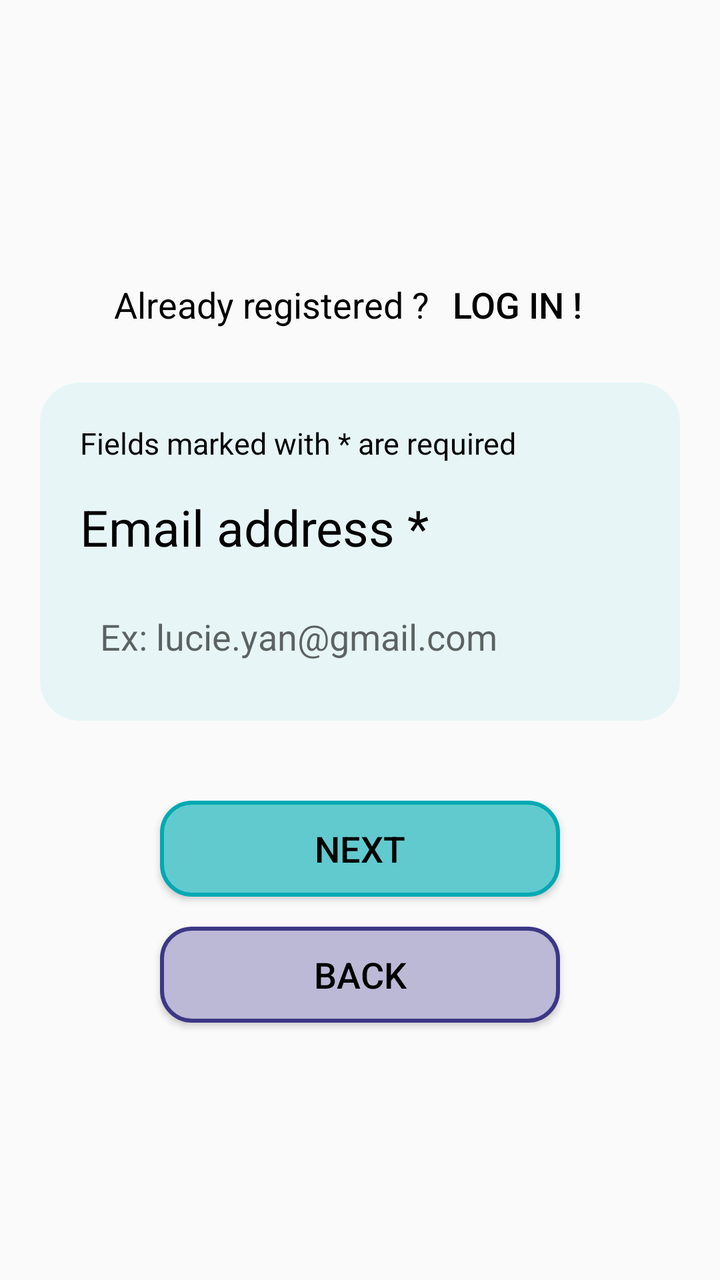
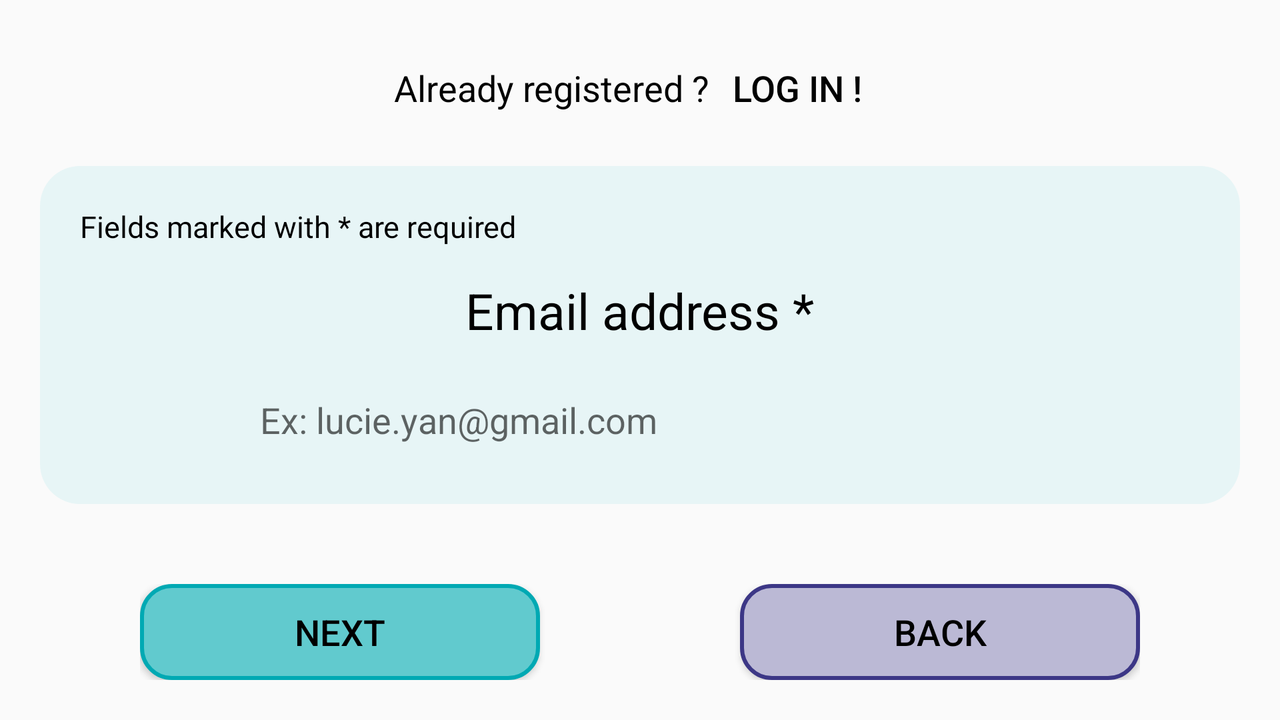

Two renders of one Android screen. The first uses the default layout on a phone; the second uses the alternative layout the repository ships for a different screen configuration, on a matching device. The two XML files are below.
<!-- AndroidManifest.xml: application theme Theme.AppFranceAssosSante -->
<!-- res/layout/fragment_inscription_adrmail.xml -->
<?xml version="1.0" encoding="utf-8"?>
<LinearLayout
    xmlns:android="http://schemas.android.com/apk/res/android"
    android:layout_width="match_parent"
    android:layout_height="match_parent"
    android:orientation="vertical"
    android:layout_margin="20dp"
    android:gravity="center">

    <LinearLayout
        android:layout_width="wrap_content"
        android:layout_height="wrap_content"
        android:orientation="horizontal"
        android:layout_marginBottom="15dp">

        <TextView
            android:layout_width="wrap_content"
            android:layout_height="wrap_content"
            android:text="@string/dejainscrit"/>

        <Button
            android:id="@+id/connnection"
            android:layout_width="wrap_content"
            android:layout_height="wrap_content"
            android:background="@android:color/transparent"
            android:text="@string/connection"/>
    </LinearLayout>

    <LinearLayout
        android:layout_width="match_parent"
        android:layout_height="wrap_content"
        android:orientation="vertical"
        android:padding="20dp"
        android:background="@drawable/fond_bleu_arrondi"
        android:layout_marginBottom="30dp">

        <TextView
            android:layout_width="wrap_content"
            android:layout_height="wrap_content"
            android:text="@string/champs"
            android:textSize="15sp"
            android:layout_marginBottom="15dp"/>

        <TextView
            android:layout_width="wrap_content"
            android:layout_height="wrap_content"
            android:text="@string/inscription_adrmail"
            android:textSize="25sp"
            android:layout_marginBottom="20dp"/>

        <EditText
            android:id="@+id/adrmail"
            android:background="@drawable/edit_text"
            android:layout_width="match_parent"
            android:layout_height="40dp"
            android:inputType="textEmailAddress"
            android:hint="Ex: lucie.yan@gmail.com"
            android:padding="10dp">
        </EditText>

    </LinearLayout>

    <Button
        android:id="@+id/suivant"
        android:layout_width="200dp"
        android:layout_height="wrap_content"
        android:text="@string/suivant"
        android:paddingStart="30dp"
        android:paddingEnd="30dp"
        android:textColor="@color/black"
        android:background="@drawable/btn_suivant"
        android:layout_marginTop="10dp"/>

    <Button
        android:id="@+id/retour"
        android:layout_width="200dp"
        android:layout_height="wrap_content"
        android:text="@string/retour"
        android:paddingStart="30dp"
        android:paddingEnd="30dp"
        android:textColor="@color/black"
        android:background="@drawable/btn_retour"
        android:layout_marginTop="15dp"/>
</LinearLayout>
<!-- resources referenced by this layout -->
<resources>
  <color name="black">#FF000000</color>
  <!-- drawable btn_retour (drawable) -->
  <?xml version="1.0" encoding="utf-8"?>
  <shape xmlns:android="http://schemas.android.com/apk/res/android"
      android:shape="rectangle">
      <stroke
          android:color="@color/bleu_logo"
          android:width="2dp" />
  
      <corners
          android:radius="15dp"/>
  
      <solid
          android:color="#BBB9D5"/>
  
  </shape>
  <!-- drawable btn_suivant (drawable) -->
  <?xml version="1.0" encoding="utf-8"?>
  <shape xmlns:android="http://schemas.android.com/apk/res/android">
      <solid android:color="#61CACE"></solid>
      <stroke android:width="2dp" android:color="#00A9B3"></stroke>
      <corners android:radius="15dp"/>
  </shape>
  <!-- drawable fond_bleu_arrondi (drawable) -->
  <?xml version="1.0" encoding="utf-8"?>
  <shape xmlns:android="http://schemas.android.com/apk/res/android">
      <solid android:color="@color/fond_bleu"/>
      <corners android:radius="20dp"/>
  </shape>
  <string name="champs">Fields marked with * are required</string>
  <string name="connection">Log in !</string>
  <string name="dejainscrit">Already registered ? </string>
  <string name="inscription_adrmail">Email address *</string>
  <string name="retour">Back</string>
  <string name="suivant">Next</string>
  <style name="Theme.AppFranceAssosSante" parent="Theme.AppCompat.DayNight.NoActionBar">
          <item name="android:textSize">18sp</item>
          <item name="android:textColor">@color/black</item>
      </style>
  <color name="bleu_logo">#3C3786</color>
  <color name="fond_bleu">#E7F5F6</color>"
</resources>
<!-- res/layout-land/fragment_inscription_adrmail.xml (the repository's variant of the layout above) -->
<!-- drawn on the phone turned sideways -->
<?xml version="1.0" encoding="utf-8"?>
<LinearLayout
    xmlns:android="http://schemas.android.com/apk/res/android"
    android:layout_width="match_parent"
    android:layout_height="match_parent"
    android:orientation="vertical"
    android:layout_margin="20dp"
    android:gravity="center">

    <LinearLayout
        android:layout_width="wrap_content"
        android:layout_height="wrap_content"
        android:orientation="horizontal"
        android:layout_marginBottom="15dp">

        <TextView
            android:layout_width="wrap_content"
            android:layout_height="wrap_content"
            android:text="@string/dejainscrit"/>

        <Button
            android:id="@+id/connnection"
            android:layout_width="wrap_content"
            android:layout_height="wrap_content"
            android:background="@android:color/transparent"
            android:text="@string/connection"/>
    </LinearLayout>

    <LinearLayout
        android:layout_width="match_parent"
        android:layout_height="wrap_content"
        android:orientation="vertical"
        android:padding="20dp"
        android:background="@drawable/fond_bleu_arrondi"
        android:layout_marginBottom="30dp">

        <TextView
            android:layout_width="wrap_content"
            android:layout_height="wrap_content"
            android:text="@string/champs"
            android:textSize="15sp"
            android:layout_marginBottom="15dp"/>

        <TextView
            android:layout_width="wrap_content"
            android:layout_height="wrap_content"
            android:layout_gravity="center"
            android:text="@string/inscription_adrmail"
            android:textSize="25sp"
            android:layout_marginBottom="20dp"/>

        <EditText
            android:id="@+id/adrmail"
            android:background="@drawable/edit_text"
            android:layout_gravity="center"
            android:layout_width="400dp"
            android:layout_height="40dp"
            android:hint="Ex: lucie.yan@gmail.com"
            android:padding="10dp">
        </EditText>

    </LinearLayout>

    <LinearLayout
        android:layout_width="wrap_content"
        android:layout_height="wrap_content"
        android:gravity="center"
        android:layout_marginTop="10dp"
        android:orientation="horizontal">

        <Button
            android:id="@+id/suivant"
            android:layout_width="200dp"
            android:layout_height="wrap_content"
            android:text="@string/suivant"
            android:paddingStart="30dp"
            android:paddingEnd="30dp"
            android:textColor="@color/black"
            android:background="@drawable/btn_suivant"
            android:layout_marginEnd="100dp"/>

        <Button
            android:id="@+id/retour"
            android:layout_width="200dp"
            android:layout_height="wrap_content"
            android:text="@string/retour"
            android:paddingStart="30dp"
            android:paddingEnd="30dp"
            android:textColor="@color/black"
            android:background="@drawable/btn_retour"/>

    </LinearLayout>
</LinearLayout>
